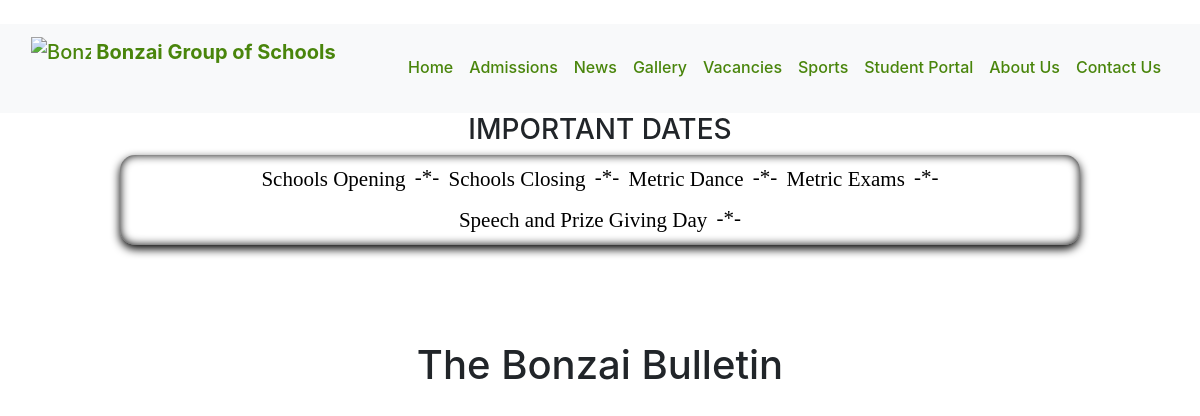
The page /news/ on the database as committed earlier.
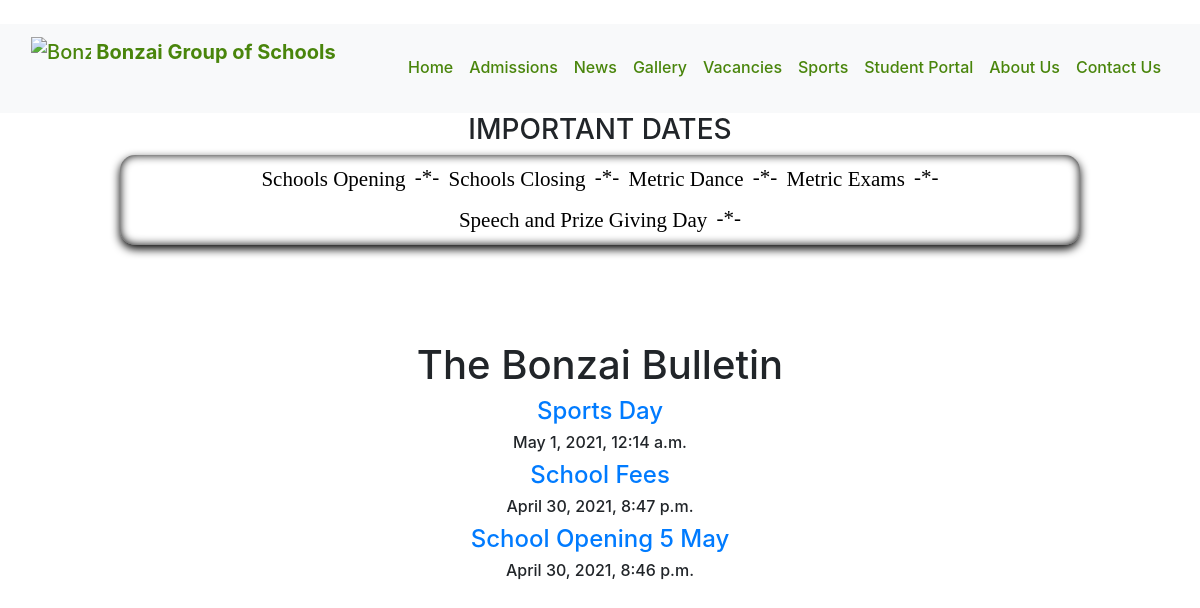
The same page on the database as committed later.
### schools/models.py (models this page shows, shortened)
class New(models.Model):
    title = models.CharField(max_length=200)
    slug = models.SlugField(max_length=20, default="for_post_identification")
    date = models.DateTimeField(default=timezone.now)
    script = models.TextField(max_length=20000)
    class Meta:
        ordering = ['-date']

### schools/views.py (the view)
# urls.py: path("news/", views.news, name='news'),
def news(request):
    articles = New.objects.all()
    return render(request, "schools/news.html", {'articles': articles})

### schools/templates/schools/news.html (shortened to what this page needs)
{% extends 'schools/header.html' %}
{% block content%}
<head>
</head>
<body>
<center>
<h3>IMPORTANT DATES</h3>
  <div class="slideUp" id="news-bar">
    <marquee direction="left" scrollamount="3" behavior="scroll" onmouseover="this.stop()" onmouseout="this.start()">
      <a  class="hvr-pop"> Schools Opening</a><a> -*- </a>
      <a  class="hvr-pop">Schools Closing</a><a> -*- </a>
      <a class="hvr-pop">Metric Dance </a><a> -*- </a>
      <a class="hvr-pop"> Metric Exams</a><a> -*- </a>
      <a class="hvr-pop"> Speech and Prize Giving Day</a><a> -*- </a>
    </marquee>
  </div>
</center>
<div class="container" align="center">
    <h1>The Bonzai Bulletin</h1>
    {% for news in articles %}
        <a href="{% url 'details' news.slug %}"><h4>{{news.title}}</h4></a>
        <h6> {{news.date}}</h6>
    {% endfor %}
</div>
</body>
{% endblock%}

Rows that differ between the two databases and show on the page:
added New: title "Sports Day", date "May 1, 2021, 12:14 a.m."
added New: title "School Fees", date "April 30, 2021, 8:47 p.m."
added New: title "School Opening 5 May", date "April 30, 2021, 8:46 p.m."
